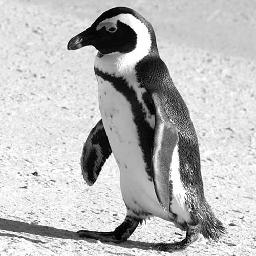
%> input picture Images/pen.jpg, 256 x 256 px
$ octave poin.m   (GNU Octave 9; MATLAB toolbox functions it lacks are replaced by stand-ins)
%> lines starting %> are read from the running program, lines starting %| are printed output that depends on the picture
%%//Point Detection//%%

clc;
clear all;
close all;
Y=imread('D:\Sri\DIP images\pen.jpg');
%> Y is the input picture: size 256x256 uint8; min 0, max 255, mean 186.9
%Y1= bwareaopen(Y, 20);
% fplap = [1 1 1; 1 -8 1; 1 1 1]      %Laplacian at a point
fplap = [0 1 0; 1 -4 1; 0 1 0];      %Laplacian at a point
filtim = imfilter(Y,fplap,'symmetric', 'conv');
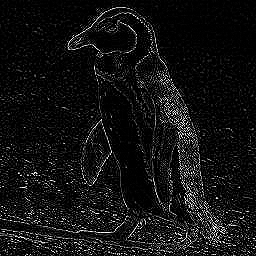
%> filtim: size 256x256 uint8; min 0, max 255, mean 18.9
subplot(2,2,1)
imshow(Y);
title('Original image');
subplot(2,2,2)
imshow(filtim);
title('Laplacian Point Filtered');
subplot(2,2,3)
imshow(Y-filtim);
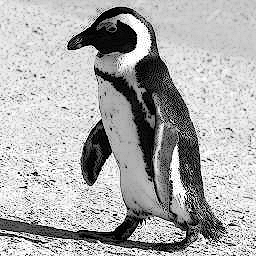
%> displayed picture: size 256x256, on the screen's scale of 0 to 255; min 0, max 255, mean 173.4
title('Difference Image');
